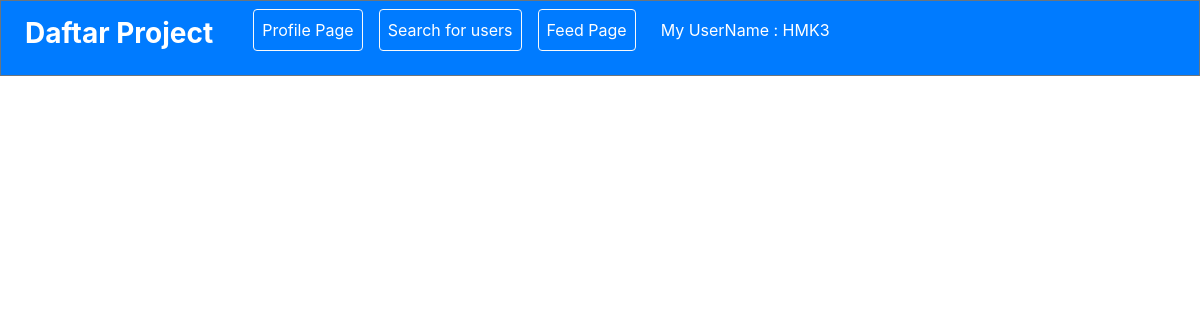
The page /following_page/6/ (signed in) on the database as committed earlier.
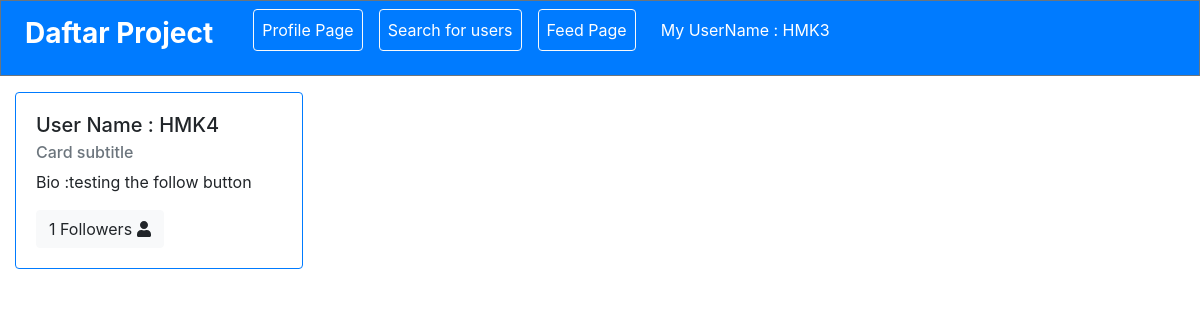
The same page on the database as committed later.
### Daftar/models.py (models this page shows)
class Profile(models.Model):
	owner = models.OneToOneField(User, on_delete=models.CASCADE)
	established = models.DateField(auto_now_add=True)
	bio = models.CharField(max_length=350)

### Daftar/views.py (the view)
# urls.py: path('following_page/<int:Profile_id>/', views.following_page, name='following_page'),
def following_page(request, Profile_id):
	following = following_list(request, Profile_id)
	context = {
		"following_pages": following,
	}
	return render(request, "following_page.html", context)

### Daftar/views.py (called while the page is built)
def following_list(request, Profile_id):
	following_list = []
	profile = Profile.objects.get(id=Profile_id)
	following = profile.owner.follow_set.all()
	for follow in following:
		following_list.append(follow.profile)
	return following_list

### Daftar/templates/following_page.html (shortened to what this page needs)
{% extends "base.html" %}
{% block content %}
<nav class="navbar navbar-expand-lg navbar-light bg-primary text-white border border-secondary">
	<div class="collapse navbar-collapse" id="navbarTogglerDemo03">
		<ul class="navbar-nav mr-auto mt-2 mt-lg-0">
		   <li class="nav-item active">
		     <a class="nav-link text-white mr-3" href="{% url 'profile_page' %}"> <h3><strong>Daftar Project</strong></h3> <span class="sr-only">(current)</span></a>
		   </li>
		   {% if user.is_authenticated %}
		   <li class="nav-item">
		       <a class="nav-link text-white btn btn-outline-light ml-3" href="{% url 'profile_page' %}">Profile Page</a>
		   </li>
		   <li class="nav-item">
		     <a class="nav-link text-white btn btn-outline-light ml-3" href="{% url 'search_user' %}">Search for users</a>
		   </li>
		   <li class="nav-item">
		     <a class="nav-link text-white btn btn-outline-light ml-3" href="...">Feed Page</a>
		   </li>
		   <li class="nav-item">
		     <a class="nav-link text-white btn btn-primary ml-3">My UserName : {{user.username}}</a>
		    </li>
		   {% endif %}
		</ul>
	</div>
</nav>
     <div class="col-md-3 col-xl-3 mt-3">
		{% for follower_page in following_pages %}
			<div class="card mt-3 border border-primary" style="width: 18rem;">
			  <div class="card-body">
			    <h5 class="card-title">User Name : {{follower_page.owner}}</h5>
			    <h6 class="card-subtitle mb-2 text-muted">Card subtitle</h6>
			    <p class="card-text">Bio :{{follower_page.bio}}</p>
			    <button class="btn btn-light" onclick="Follow({{follower_page.id}})">
			    	<span id="follow-count-{{follower_page.id}}">{{follower_page.follow_set.count}} </span><span> Followers</span>
					<i id="follow-color-{{follower_page.id}}" class="fas fa-user {% if follower_page in follow_list %} text-primary {% endif %}"></i>
				</button><br>
			  </div>
			</div>
		{% endfor %}
	</div>
{% endblock content %}

Rows that differ between the two databases and show on the page:
added Profile: owner "HMK4", bio "testing the follow button", follow_set.count "1"
